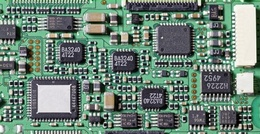
%> input picture CA3/Codes/PCB.jpg, 260 x 134 px, shrunk from 673 x 348 before the run
$ octave p3.m   (GNU Octave 9; MATLAB toolbox functions it lacks are replaced by stand-ins)
%> lines starting %> are read from the running program, lines starting %| are printed output that depends on the picture
[pcd_f, pcb_p] = uigetfile({'*.jpeg;*.jpg;*.bmp;*.png;*.tif'},...
    'Choose your PCB image');
%> the answer given: PCB.jpg
pcb = imread([pcb_p, pcd_f]);
%> pcb is the input picture: size 134x260x3 uint8; mean R, G, B 106.9, 128.7, 116.9

[ic_f, ic_p] = uigetfile({'*.jpeg;*.jpg;*.bmp;*.png;*.tif'},...
    'Choose your IC image');
%> the answer given: IC.png
ic = imread([ic_p, ic_f]);
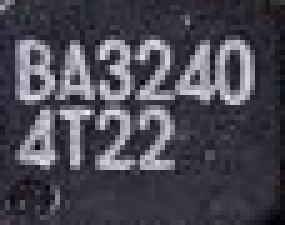
%> input picture CA3/Codes/IC.png, 57 x 45 px (shown 5 times larger)
%> ic is the input picture: size 45x57x3 uint8; mean R, G, B 74.1, 72.1, 83.7

founded = find(pcb, ic, 0.93);

subplot(2, 2, 1);
imshow(pcb);

subplot(2, 2, 2);
imshow(ic);

subplot(2, 2, 3 : 4);
imshow(pcb);
for i=1:size(founded, 2)
    rectangle('Position', [founded(2, i) ...
        founded(1, i) size(ic, 2) size(ic, 1)],...
        'EdgeColor','b','LineWidth',2);
end


function founded = find(pcb, ic, threshold)
%> called with threshold = 0.93
    rotatedIC = imrotate(ic, 180);
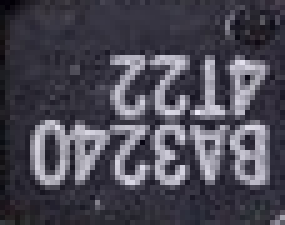
%> rotatedIC: size 45x57x3 uint8 (shown 5 times larger); mean R, G, B 74.1, 72.1, 83.7; mean of the top-left, top-right, bottom-left and bottom-right quarters 58.6, 77.4, 79.1, 90.1

    founded = [];
    for row = 1 : size(pcb, 1) - size(ic, 1)
        for col = 1 : size(pcb, 2) - size(ic, 2)
            part_of_pcb = pcb(row : row + size(ic, 1) - 1,...
                col : col + size(ic, 2) - 1, :);

            currnet_corr = rgb_norm_corr(ic, part_of_pcb);
            current_rotat_corr = rgb_norm_corr(rotatedIC, part_of_pcb);

            if((currnet_corr > threshold) || (current_rotat_corr > threshold))
                founded = [founded [row; col]];
            end
        end
    end
%> `founded = find(pcb, ic, 0.93);`: founded = []
end

function corr = rgb_norm_corr(x, y)

    r_corr = norm_corr(x(:,:,1), y(:,:,1));
    g_corr = norm_corr(x(:,:,2), y(:,:,2));
    b_corr = norm_corr(x(:,:,3), y(:,:,3));

    corr = (r_corr + g_corr + b_corr) / 3;
end

function corr = norm_corr(x, y)
    x=double(x);
    y=double(y);

    xy_sum = sum(sum(x.*y));
    x2_sum = sum(sum(x.*x));
    y2_sum = sum(sum(y.*y));

    corr = xy_sum/sqrt(x2_sum*y2_sum);
end
